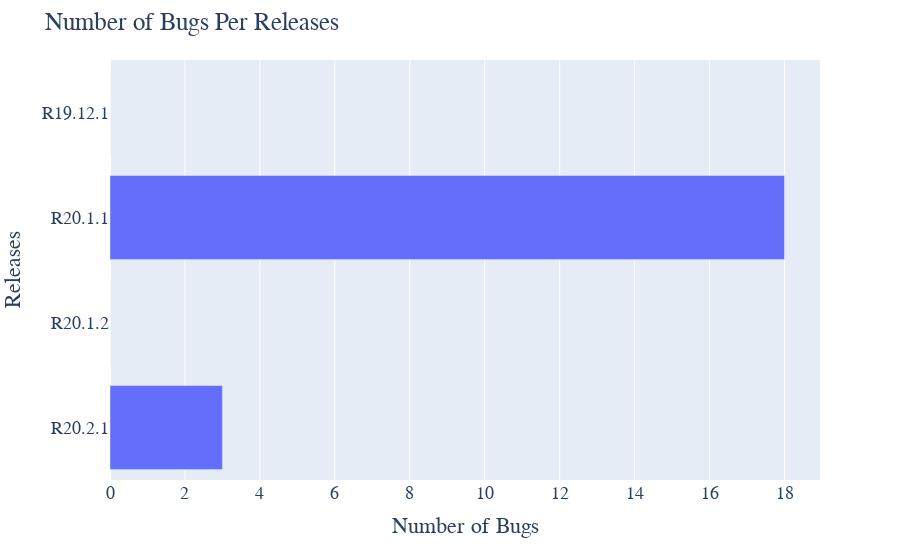

Write notebook code for a chart like this one.
### Markdown cell above
It's evident that selection of test cases is not uniform across the release and which is obvious , but we need to identify that what are the fetaures which play role in test case selection.

Let's see how defects are mapped across releases

### Code cell
#Creating Dictonary for Release ID and bugs in that particular Release
bugsInrelease_dict={'R20.2.1':(len(dataset[(dataset['ReleaseID'] == 'R20.2.1') & (dataset['Any Defect'] == 'Yes')].index)),
                        'R20.1.2':(len(dataset[(dataset['ReleaseID'] == 'R20.1.2') & (dataset['Any Defect'] == 'Yes')].index)),
                        'R20.1.1':(len(dataset[(dataset['ReleaseID'] == 'R20.1.1') & (dataset['Any Defect'] == 'Yes')].index)),
                        'R19.12.1':(len(dataset[(dataset['ReleaseID'] == 'R19.12.1') & (dataset['Any Defect'] == 'Yes')].index))}
#Converting Data Dictionary into Series
bugsInrelease_series=pd.Series(bugsInrelease_dict)
#Visualizing Bugs per releases
fig = px.bar(bugsInrelease_series, x=bugsInrelease_series.values, y=bugsInrelease_series.index,orientation='h')
# Change the bar mode
fig.update_layout(
    title="Number of Bugs Per Releases",
    xaxis_title="Number of Bugs",
    yaxis_title="Releases",   
    font=dict(
        family="Courier New, monospace",
        size=18,
    )
)
fig.update_layout()
fig.show()

### Figure 1 — Plotly figure (JSON) as saved in the notebook; plotly's stock layout.template omitted (floating-point values rounded to 4 significant figures)
{"data": [{"alignmentgroup": "True", "hoverlabel": {"namelength": 0}, "hovertemplate": "x=%{x}<br>y=%{y}", "legendgroup": "", "marker": {"color": "#636efa"}, "name": "", "offsetgroup": "", "orientation": "h", "showlegend": false, "textposition": "auto", "type": "bar", "x": [3, 0, 18, 0], "xaxis": "x", "y": ["R20.2.1", "R20.1.2", "R20.1.1", "R19.12.1"], "yaxis": "y"}], "layout": {"barmode": "relative", "font": {"family": "Courier New, monospace", "size": 18}, "legend": {"tracegroupgap": 0}, "margin": {"t": 60}, "title": {"text": "Number of Bugs Per Releases"}, "xaxis": {"anchor": "y", "domain": [0, 1], "title": {"text": "Number of Bugs"}}, "yaxis": {"anchor": "x", "domain": [0, 1], "title": {"text": "Releases"}}}}
